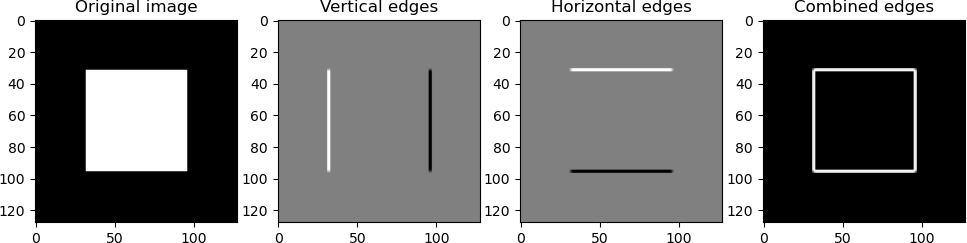

Source code (Python):
import numpy as np
import matplotlib.pyplot as plt

img = np.zeros((128, 128))
img[32:96, 32:96] = 1.0

# Sobel kernels
sobel_x = np.array([[-1,0,1],
                    [-2,0,2],
                    [-1,0,1]])
sobel_y = np.array([[-1,-2,-1],
                    [ 0, 0, 0],
                    [ 1, 2, 1]])

# Convolution by hand (no SciPy)
gx = np.zeros_like(img)
gy = np.zeros_like(img)

for i in range(1, img.shape[0]-1):
    for j in range(1, img.shape[1]-1):
        region = img[i-1:i+2, j-1:j+2]
        gx[i,j] = np.sum(region * sobel_x)
        gy[i,j] = np.sum(region * sobel_y)

edges = np.sqrt(gx**2 + gy**2)

plt.figure(figsize=(12,4))
plt.subplot(1,4,1); plt.imshow(img, cmap="gray"); plt.title("Original image")
plt.subplot(1,4,2); plt.imshow(gx, cmap="gray"); plt.title("Vertical edges")
plt.subplot(1,4,3); plt.imshow(gy, cmap="gray"); plt.title("Horizontal edges")
plt.subplot(1,4,4); plt.imshow(edges, cmap="gray"); plt.title("Combined edges")
plt.show()
